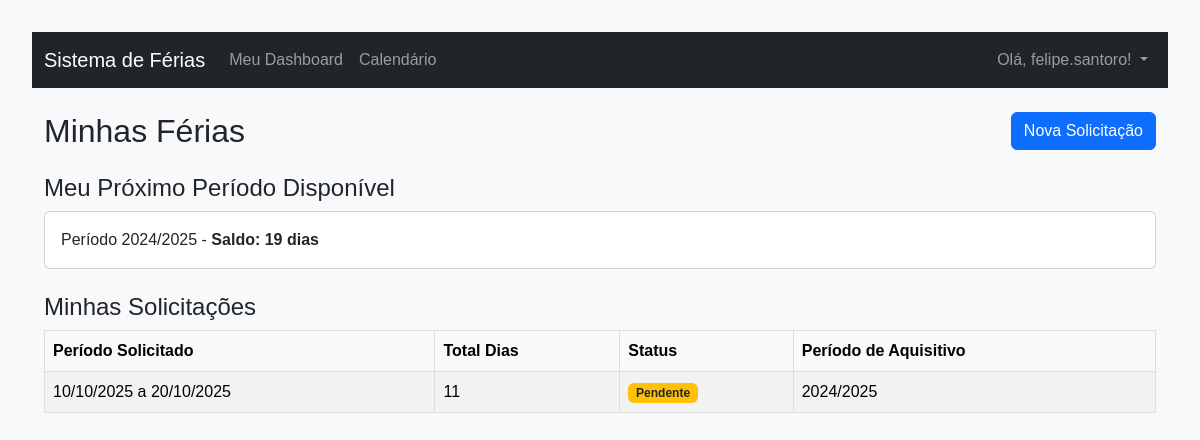
The page / (signed in) on the database as committed earlier.
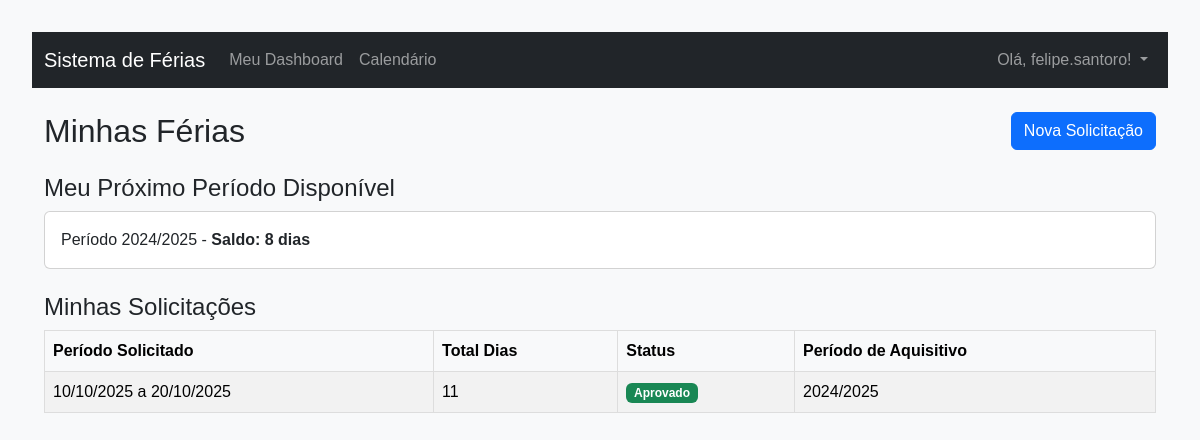
The same page on the database as committed later.
### ferias/models.py (models this page shows, shortened)
class PeriodoAquisitivo(models.Model):
    funcionario = models.ForeignKey(Funcionario, on_delete=models.CASCADE, related_name='periodos_aquisitivos')
    data_inicio = models.DateField()
    data_fim = models.DateField()
    saldo_dias = models.IntegerField(default=30)

class SolicitacaoFerias(models.Model):
    STATUS_CHOICES = (
        ('pendente', 'Pendente'),
        ('aprovado', 'Aprovado'),
        ('rejeitado', 'Rejeitado'),
    )
    solicitante = models.ForeignKey(User, on_delete=models.CASCADE, related_name='solicitacoes')
    data_inicio = models.DateField()
    data_fim = models.DateField()
    data_solicitacao = models.DateTimeField(auto_now_add=True)
    status = models.CharField(max_length=10, choices=STATUS_CHOICES, default='pendente')
    aprovador = models.ForeignKey(User, null=True, blank=True, on_delete=models.SET_NULL, related_name='solicitacoes_aprovadas')
    data_aprovacao = models.DateTimeField(null=True, blank=True)
    motivo_rejeicao = models.TextField(blank=True, null=True)
    dias_deduzidos = models.BooleanField(default=False)
    periodo_aquisitivo = models.ForeignKey(PeriodoAquisitivo, on_delete=models.PROTECT, related_name='solicitacoes_feitas')
    @property
    def total_dias(self):
        if self.data_inicio and self.data_fim:
            return (self.data_fim - self.data_inicio).days + 1
        return 0

### ferias/views.py (the view)
# urls.py: path('', views.dashboard, name='dashboard'),
@login_required
def dashboard(request):
    solicitacoes = SolicitacaoFerias.objects.filter(solicitante=request.user).order_by('-data_solicitacao')
    is_gestor = Funcionario.objects.filter(gestor__user=request.user).exists()
    periodo_ativo = PeriodoAquisitivo.objects.filter(
        funcionario__user=request.user,
        saldo_dias__gt=0
    ).order_by('data_inicio').first()
    context = {
        'solicitacoes': solicitacoes,
        'is_gestor': is_gestor,
        'periodo_ativo': periodo_ativo,
    }
    return render(request, 'ferias/dashboard.html', context)

### ferias/templates/ferias/dashboard.html (shortened to what this page needs)
{% extends 'base.html' %}
{% block content %}
    <div class="d-flex justify-content-between align-items-center mb-4">
        <h2 class="mb-0">Minhas Férias</h2>
        <div>
            <a href="{% url 'ferias:solicitar_ferias' %}" class="btn btn-primary">Nova Solicitação</a>
        </div>
    </div>
    <h4>Meu Próximo Período Disponível</h4>
    {% if periodo_ativo %}
        <div class="card mb-2">
            <div class="card-body">
                Período {{ periodo_ativo.data_inicio|date:"Y" }}/{{ periodo_ativo.data_fim|date:"Y" }} - <strong>Saldo: {{ periodo_ativo.saldo_dias }} dias</strong>
            </div>
        </div>
    {% else %}
        <div class="alert alert-info">Você não possui nenhum período de férias com saldo disponível no momento.</div>
    {% endif %}
    <h4 class="mt-4">Minhas Solicitações</h4>
    <div class="table-responsive">
        <table class="table table-striped table-hover {% if request.session.tema_preferido == 'dark' %}table-dark{% endif %}">
            <thead class="{% if request.session.tema_preferido != 'dark' %}table-light{% endif %}">
                <tr>
                    <th>Período Solicitado</th>
                    <th>Total Dias</th>
                    <th>Status</th>
                    <th>Período de Aquisitivo</th>
                </tr>
            </thead>
            <tbody>
                {% for s in solicitacoes %}
                <tr>
                    <td>{{ s.data_inicio|date:"d/m/Y" }} a {{ s.data_fim|date:"d/m/Y" }}</td>
                    <td>{{ s.total_dias }}</td>
                    <td>
                        {% if s.status == 'aprovado' %}
                            <span class="badge bg-success">Aprovado</span>
                        {% elif s.status == 'rejeitado' %}
                            <span class="badge bg-danger">Rejeitado</span>
                        {% else %}
                            <span class="badge bg-warning text-dark">Pendente</span>
                        {% endif %}
                    </td>
                    <td>{{ s.periodo_aquisitivo.data_inicio.year }}/{{ s.periodo_aquisitivo.data_fim.year }}</td>
                </tr>
                {% empty %}
                <tr>
                    <td colspan="4" class="text-center">Nenhuma solicitação encontrada.</td>
                </tr>
                {% endfor %}
            </tbody>
        </table>
    </div>
{% endblock %}

Rows that differ between the two databases and show on the page:
changed PeriodoAquisitivo: saldo_dias "19" → "8"
changed SolicitacaoFerias: status "Pendente" → "Aprovado"
